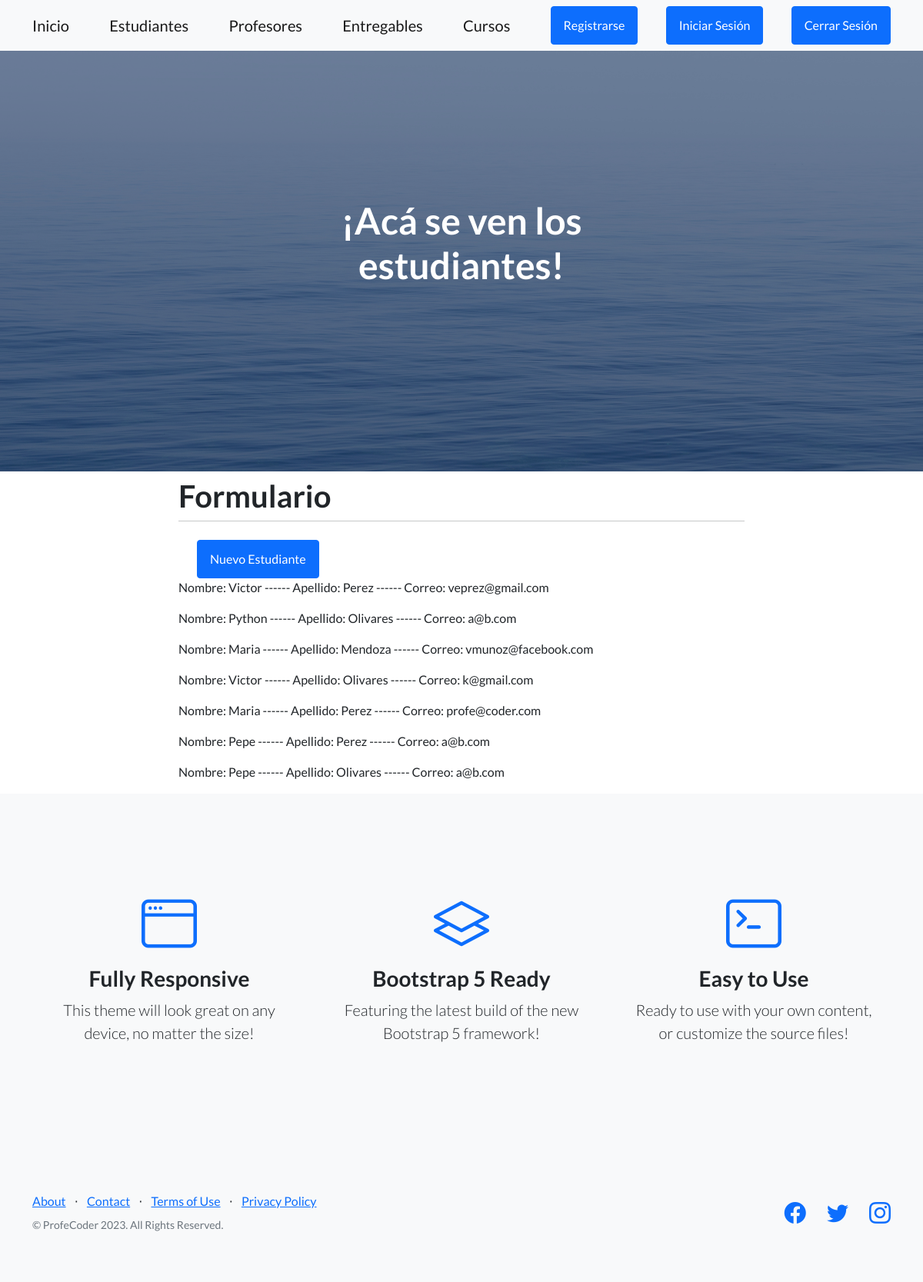
The app's page /AppCoder/ver_estudiantes/ with its own data.
### AppCoder/models.py (models this page shows)
class Estudiante(models.Model):
    nombre = models.CharField(max_length=40)
    apellido = models.CharField(max_length=40)
    email = models.EmailField()

### AppCoder/views.py (the view)
# urls.py: path("ver_estudiantes/", ver_estudiantes, name="Ver Estudiantes"),
def ver_estudiantes(request):
    listaEstudiantes = Estudiante.objects.all()
    return render(request, "AppCoder/verEstudiantes.html", {"lista":listaEstudiantes})

### AppCoder/templates/AppCoder/verEstudiantes.html
{% extends "AppCoder/padre.html" %}
{% block titulo %}
¡Acá se ven los estudiantes!
{% endblock %}
{% block formulario %}
    <div class="container">
        <a class="btn btn-primary" href="{% url 'Crear Estudiantes' %}">Nuevo Estudiante</a>
    </div>
{% for estudiante in lista %}
    <p> Nombre: {{estudiante.nombre}} ------ Apellido: {{estudiante.apellido}} ------ Correo: {{estudiante.email}}</p>
{% endfor %}
{% endblock %}

### AppCoder/templates/AppCoder/padre.html (shortened to what this page needs)
<!DOCTYPE html>
<html lang="en">
    <head> {% load static %}
        <link href="https://cdn.jsdelivr.net/npm/bootstrap-icons@1.5.0/font/bootstrap-icons.css" rel="stylesheet" type="text/css" />
        <link href="{% static 'AppCoder/css/styles.css' %}" rel="stylesheet" />
    </head>
    <body>
        <nav class="navbar navbar-light bg-light static-top">
            <div class="container">
                <a class="navbar-brand" href="{% url 'Start' %}">Inicio</a>
                <a class="navbar-brand" href="{% url 'Ver Estudiantes' %}">Estudiantes</a>
                <a class="navbar-brand" href="{% url 'Ver Profesores' %}">Profesores</a>
                <a class="navbar-brand" href="{% url 'Ver Entregables' %}">Entregables</a>
                <a class="navbar-brand" href="{% url 'Ver Cursos' %}">Cursos</a>
                <a class="btn btn-primary" href="{% url 'Sign Up' %}">Registrarse</a>
                <a class="btn btn-primary" href="{% url 'Sign In' %}">Iniciar Sesión</a>
                <a class="btn btn-primary" href="{% url 'Logout' %}">Cerrar Sesión</a>
            </div>
        </nav>
        <header class="masthead">
            <div class="container position-relative">
                <div class="row justify-content-center">
                    <div class="col-xl-6">
                        <div class="text-center text-white">
                            <h1 class="mb-5">
                                {% block titulo %}{% endblock %}
                            </h1>
                        </div>
                    </div>
                </div>
            </div>
        </header>
        <div class="container">
            <div class="row justify-content-center">
              <div class="col-8">
                <h1 class="mt-2">Formulario</h1>
                <hr class="mt-0 mb-4">
                {% block formulario %}
                {% endblock %}
              </div>
            </div>
          </div>
        <section class="features-icons bg-light text-center">
            <div class="container">
                <div class="row">
                    <div class="col-lg-4">
                        <div class="features-icons-item mx-auto mb-5 mb-lg-0 mb-lg-3">
                            <div class="features-icons-icon d-flex"><i class="bi-window m-auto text-primary"></i></div>
                            <h3>Fully Responsive</h3>
                            <p class="lead mb-0">This theme will look great on any device, no matter the size!</p>
                        </div>
                    </div>
                    <div class="col-lg-4">
                        <div class="features-icons-item mx-auto mb-5 mb-lg-0 mb-lg-3">
                            <div class="features-icons-icon d-flex"><i class="bi-layers m-auto text-primary"></i></div>
                            <h3>Bootstrap 5 Ready</h3>
                            <p class="lead mb-0">Featuring the latest build of the new Bootstrap 5 framework!</p>
                        </div>
                    </div>
                    <div class="col-lg-4">
                        <div class="features-icons-item mx-auto mb-0 mb-lg-3">
                            <div class="features-icons-icon d-flex"><i class="bi-terminal m-auto text-primary"></i></div>
                            <h3>Easy to Use</h3>
                            <p class="lead mb-0">Ready to use with your own content, or customize the source files!</p>
                        </div>
                    </div>
                </div>
            </div>
        </section>
        <footer class="footer bg-light">
            <div class="container">
                <div class="row">
                    <div class="col-lg-6 h-100 text-center text-lg-start my-auto">
                        <ul class="list-inline mb-2">
                            <li class="list-inline-item"><a href="#!">About</a></li>
                            <li class="list-inline-item">⋅</li>
                            <li class="list-inline-item"><a href="#!">Contact</a></li>
                            <li class="list-inline-item">⋅</li>
                            <li class="list-inline-item"><a href="#!">Terms of Use</a></li>
                            <li class="list-inline-item">⋅</li>
                            <li class="list-inline-item"><a href="#!">Privacy Policy</a></li>
                        </ul>
                        <p class="text-muted small mb-4 mb-lg-0">&copy; ProfeCoder 2023. All Rights Reserved.</p>
                    </div>
                    <div class="col-lg-6 h-100 text-center text-lg-end my-auto">
                        <ul class="list-inline mb-0">
                            <li class="list-inline-item me-4">
                                <a href="#!"><i class="bi-facebook fs-3"></i></a>
                            </li>
                            <li class="list-inline-item me-4">
                                <a href="#!"><i class="bi-twitter fs-3"></i></a>
                            </li>
                            <li class="list-inline-item">
                                <a href="#!"><i class="bi-instagram fs-3"></i></a>
                            </li>
                        </ul>
                    </div>
                </div>
            </div>
        </footer>
    </body>
</html>

### records on screen
Estudiante: nombre "Victor", apellido "Perez", email "veprez@gmail.com"
Estudiante: nombre "Python", apellido "Olivares", email "a@b.com"
Estudiante: nombre "Maria", apellido "Mendoza", email "vmunoz@facebook.com"
Estudiante: nombre "Victor", apellido "Olivares", email "k@gmail.com"
Estudiante: nombre "Maria", apellido "Perez", email "profe@coder.com"
Estudiante: nombre "Pepe", apellido "Perez", email "a@b.com"
Estudiante: nombre "Pepe", apellido "Olivares", email "a@b.com"
